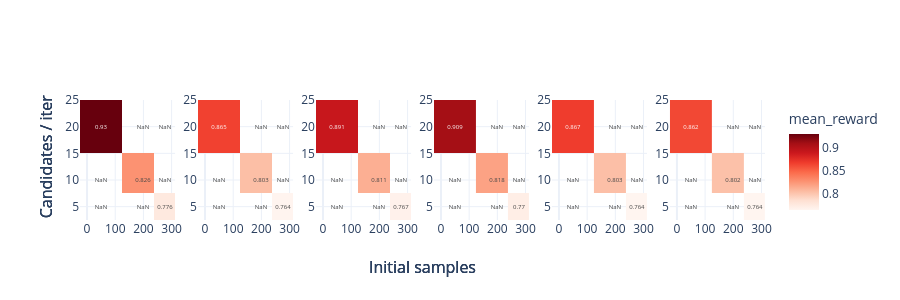

The cell this chart's notebook holds for it:
### Code cell
plot_budget_tradeoff(metrics, metric="mean_reward")

### Figure 1 — Plotly figure (JSON) as saved in the notebook; plotly's stock layout.template omitted (floating-point values rounded to 4 significant figures)
{"data": [{"colorscale": [[0, "rgb(255,245,240)"], [0.125, "rgb(254,224,210)"], [0.25, "rgb(252,187,161)"], [0.375, "rgb(252,146,114)"], [0.5, "rgb(251,106,74)"], [0.625, "rgb(239,59,44)"], [0.75, "rgb(203,24,29)"], [0.875, "rgb(165,15,21)"], [1, "rgb(103,0,13)"]], "showscale": false, "text": [[NaN, NaN, 0.776], [NaN, 0.826, NaN], [0.93, NaN, NaN]], "texttemplate": "%{text}", "type": "heatmap", "x": [50, 200, 275], "xaxis": "x", "y": [5, 10, 20], "yaxis": "y", "z": [[NaN, NaN, 0.7755], [NaN, 0.8259, NaN], [0.9299, NaN, NaN]], "zauto": false, "zmax": 0.9299, "zmin": 0.7635}, {"colorscale": [[0, "rgb(255,245,240)"], [0.125, "rgb(254,224,210)"], [0.25, "rgb(252,187,161)"], [0.375, "rgb(252,146,114)"], [0.5, "rgb(251,106,74)"], [0.625, "rgb(239,59,44)"], [0.75, "rgb(203,24,29)"], [0.875, "rgb(165,15,21)"], [1, "rgb(103,0,13)"]], "showscale": false, "text": [[NaN, NaN, 0.764], [NaN, 0.803, NaN], [0.865, NaN, NaN]], "texttemplate": "%{text}", "type": "heatmap", "x": [50, 200, 275], "xaxis": "x2", "y": [5, 10, 20], "yaxis": "y2", "z": [[NaN, NaN, 0.7645], [NaN, 0.8028, NaN], [0.8646, NaN, NaN]], "zauto": false, "zmax": 0.9299, "zmin": 0.7635}, {"colorscale": [[0, "rgb(255,245,240)"], [0.125, "rgb(254,224,210)"], [0.25, "rgb(252,187,161)"], [0.375, "rgb(252,146,114)"], [0.5, "rgb(251,106,74)"], [0.625, "rgb(239,59,44)"], [0.75, "rgb(203,24,29)"], [0.875, "rgb(165,15,21)"], [1, "rgb(103,0,13)"]], "showscale": false, "text": [[NaN, NaN, 0.767], [NaN, 0.811, NaN], [0.891, NaN, NaN]], "texttemplate": "%{text}", "type": "heatmap", "x": [50, 200, 275], "xaxis": "x3", "y": [5, 10, 20], "yaxis": "y3", "z": [[NaN, NaN, 0.7672], [NaN, 0.8112, NaN], [0.8906, NaN, NaN]], "zauto": false, "zmax": 0.9299, "zmin": 0.7635}, {"colorscale": [[0, "rgb(255,245,240)"], [0.125, "rgb(254,224,210)"], [0.25, "rgb(252,187,161)"], [0.375, "rgb(252,146,114)"], [0.5, "rgb(251,106,74)"], [0.625, "rgb(239,59,44)"], [0.75, "rgb(203,24,29)"], [0.875, "rgb(165,15,21)"], [1, "rgb(103,0,13)"]], "showscale": false, "text": [[NaN, NaN, 0.77], [NaN, 0.818, NaN], [0.909, NaN, NaN]], "texttemplate": "%{text}", "type": "heatmap", "x": [50, 200, 275], "xaxis": "x4", "y": [5, 10, 20], "yaxis": "y4", "z": [[NaN, NaN, 0.7704], [NaN, 0.818, NaN], [0.9089, NaN, NaN]], "zauto": false, "zmax": 0.9299, "zmin": 0.7635}, {"colorscale": [[0, "rgb(255,245,240)"], [0.125, "rgb(254,224,210)"], [0.25, "rgb(252,187,161)"], [0.375, "rgb(252,146,114)"], [0.5, "rgb(251,106,74)"], [0.625, "rgb(239,59,44)"], [0.75, "rgb(203,24,29)"], [0.875, "rgb(165,15,21)"], [1, "rgb(103,0,13)"]], "showscale": false, "text": [[NaN, NaN, 0.764], [NaN, 0.803, NaN], [0.867, NaN, NaN]], "texttemplate": "%{text}", "type": "heatmap", "x": [50, 200, 275], "xaxis": "x5", "y": [5, 10, 20], "yaxis": "y5", "z": [[NaN, NaN, 0.7636], [NaN, 0.8027, NaN], [0.8671, NaN, NaN]], "zauto": false, "zmax": 0.9299, "zmin": 0.7635}, {"colorbar": {"title": {"text": "mean_reward"}}, "colorscale": [[0, "rgb(255,245,240)"], [0.125, "rgb(254,224,210)"], [0.25, "rgb(252,187,161)"], [0.375, "rgb(252,146,114)"], [0.5, "rgb(251,106,74)"], [0.625, "rgb(239,59,44)"], [0.75, "rgb(203,24,29)"], [0.875, "rgb(165,15,21)"], [1, "rgb(103,0,13)"]], "showscale": true, "text": [[NaN, NaN, 0.764], [NaN, 0.802, NaN], [0.862, NaN, NaN]], "texttemplate": "%{text}", "type": "heatmap", "x": [50, 200, 275], "xaxis": "x6", "y": [5, 10, 20], "yaxis": "y6", "z": [[NaN, NaN, 0.7635], [NaN, 0.8017, NaN], [0.8618, NaN, NaN]], "zauto": false, "zmax": 0.9299, "zmin": 0.7635}], "layout": {"annotations": [{"font": {"size": 16}, "showarrow": false, "text": "Initial samples", "x": 0.5, "xanchor": "center", "xref": "paper", "y": -0.5, "yanchor": "bottom", "yref": "paper"}, {"font": {"size": 16}, "showarrow": false, "text": "Candidates / iter", "textangle": -90, "x": -0.05, "xanchor": "center", "xref": "paper", "y": 0, "yanchor": "bottom", "yref": "paper"}, {"font": {"size": 16}, "showarrow": false, "text": "Initial samples", "x": 0.5, "xanchor": "center", "xref": "paper", "y": -0.5, "yanchor": "bottom", "yref": "paper"}, {"font": {"size": 16}, "showarrow": false, "text": "Candidates / iter", "textangle": -90, "x": -0.05, "xanchor": "center", "xref": "paper", "y": 0, "yanchor": "bottom", "yref": "paper"}, {"font": {"size": 16}, "showarrow": false, "text": "Initial samples", "x": 0.5, "xanchor": "center", "xref": "paper", "y": -0.5, "yanchor": "bottom", "yref": "paper"}, {"font": {"size": 16}, "showarrow": false, "text": "Candidates / iter", "textangle": -90, "x": -0.05, "xanchor": "center", "xref": "paper", "y": 0, "yanchor": "bottom", "yref": "paper"}], "height": 300, "width": 900, "xaxis": {"anchor": "y", "domain": [0, 0.1389], "title": {}}, "xaxis2": {"anchor": "y2", "domain": [0.1722, 0.3111]}, "xaxis3": {"anchor": "y3", "domain": [0.3444, 0.4833]}, "xaxis4": {"anchor": "y4", "domain": [0.5167, 0.6556]}, "xaxis5": {"anchor": "y5", "domain": [0.6889, 0.8278]}, "xaxis6": {"anchor": "y6", "domain": [0.8611, 1]}, "yaxis": {"anchor": "x", "domain": [0, 1], "title": {}}, "yaxis2": {"anchor": "x2", "domain": [0, 1]}, "yaxis3": {"anchor": "x3", "domain": [0, 1]}, "yaxis4": {"anchor": "x4", "domain": [0, 1]}, "yaxis5": {"anchor": "x5", "domain": [0, 1]}, "yaxis6": {"anchor": "x6", "domain": [0, 1]}}}
